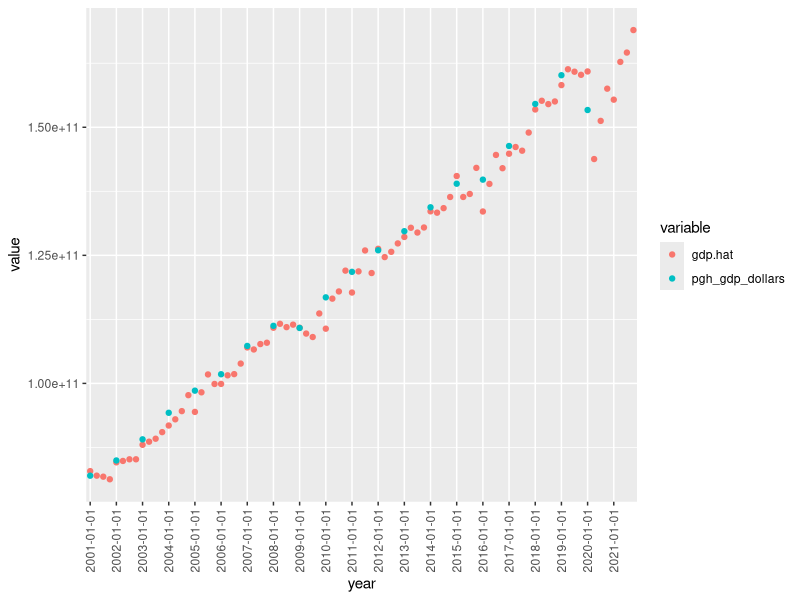
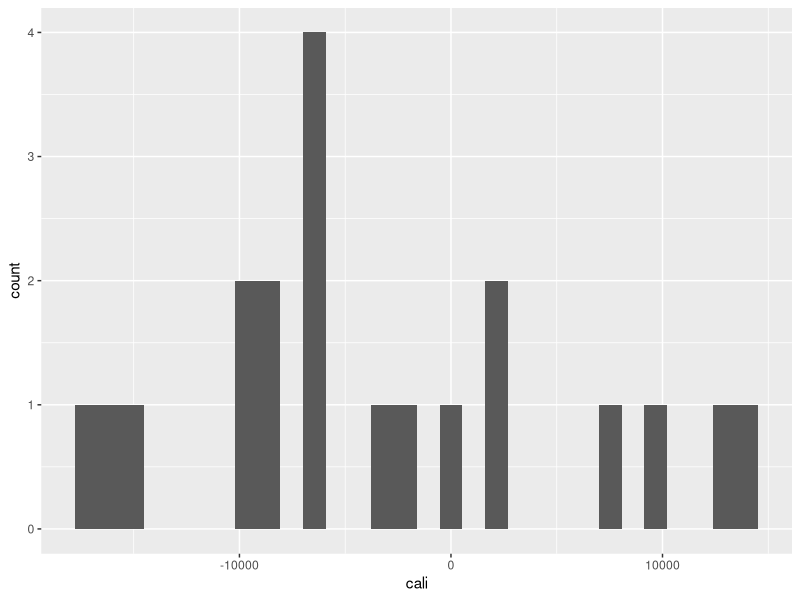
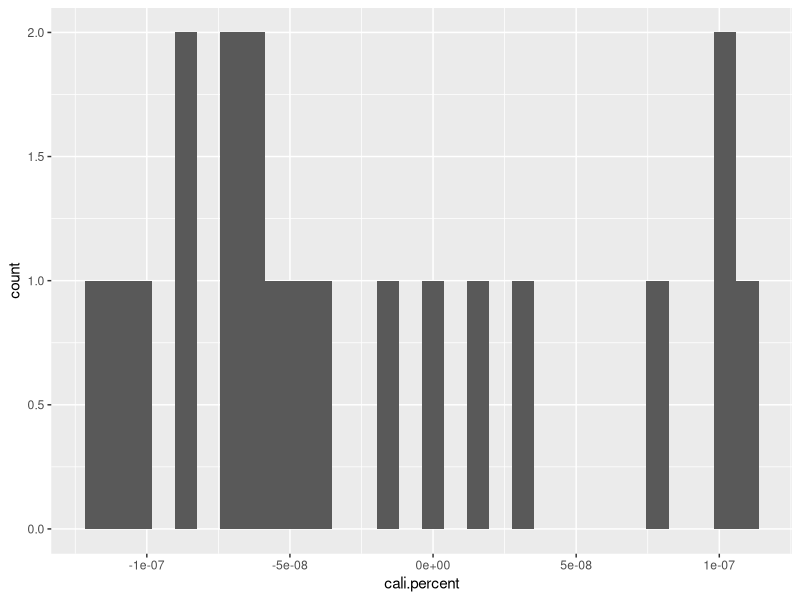
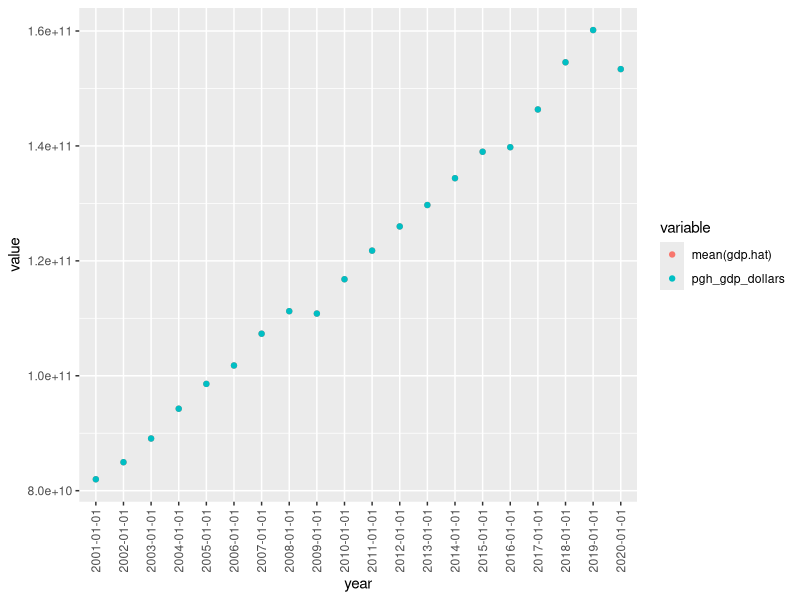
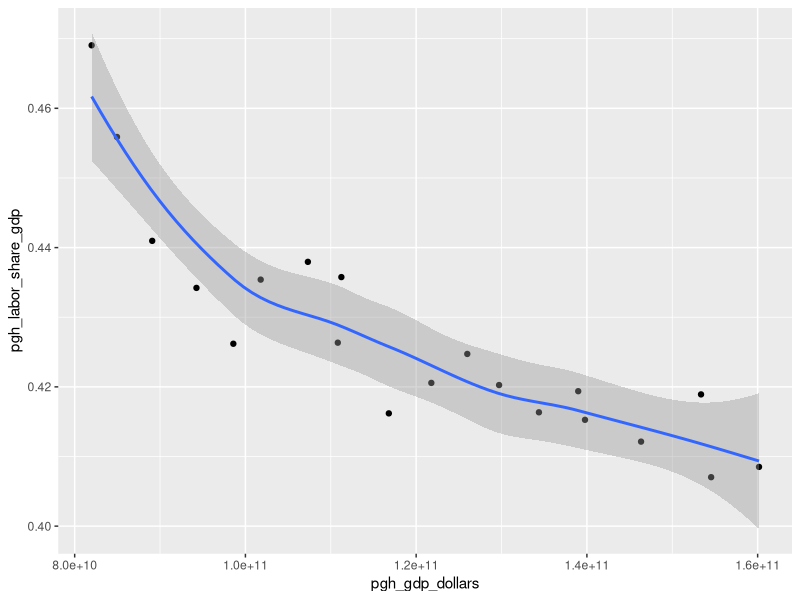
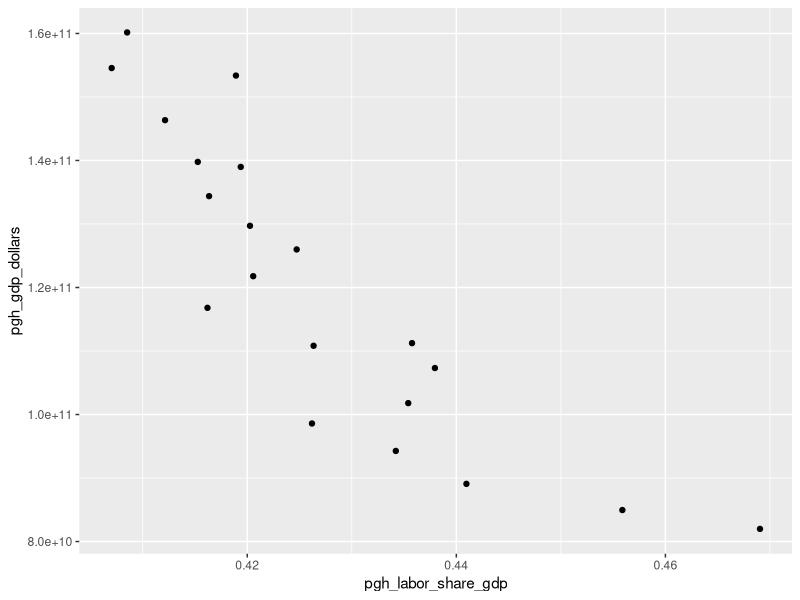

Here is the R script that generated these plots, in order:
## ---- chunk 1
rm(list=ls())
library(tidyverse) 
library(dbplyr) 
library(ggthemes)
library(ggplot2) 

##rm(list=ls())
q.wages <- read.csv("SCAN/quarterly.wages.csv") 
a.wage.data <- read.csv("SCAN/annual.wages.data.csv") 

df <- full_join(q.wages, a.wage.data)
## ---- chunk 2
df$year1 <- substr(df$year, 1, 4)

df$pgh.l.s.g <- df$pgh_labor_share_gdp
df2 <- df %>% 
  fill(pgh.l.s.g)

df2 <- df2 %>% 
  filter(year1 >= 2001 & year < 2022) 
df2$gdp.hat <- ((4 * df2$q_wages_dollars) / (df2$pgh.l.s.g)) 

g <- df2 %>% 
  group_by(year1) %>% 
  summarise(mean(gdp.hat)) 

df3 <- full_join(df2, g)

df3$cali <- df3$pgh_gdp_dollars - df3$`mean(gdp.hat)`

summary(df3$cali)

# make a difference/total real gdp for percent difference 

df3$cali.percent <- df3$cali / df3$pgh_gdp_dollars
## ---- chunk 3
# output calibration values in dollars 
df3$cali.percent.subset <- ifelse(is.na(df3$cali.percent), 0, 1)
df3.y <- df3 %>% 
  filter(cali.percent.subset == 1)

df3.y$cali

a <- df3.y$year1
a
# inputs
gdp.comp.graph <- df3 %>% 
  select("year", "gdp.hat", "pgh_gdp_dollars") %>% 
  gather(key = "variable", value = "value", -year)
gdp.comp.graph$year <- as.character.Date(gdp.comp.graph$year)

gdp.comp.graph$year1 <- substr(gdp.comp.graph$year, 1, 4)

p2 <- ggplot(data = gdp.comp.graph, mapping = aes(x = year, y = value)) 
p2 + geom_point(aes(color = variable)) + 
  scale_x_discrete(breaks = gdp.comp.graph$year[c(T,F,F,F)]) + 
  theme(axis.text.x=element_text(angle=90,hjust=1,vjust=0.5))
## ---- chunk 4
# graph calibration values 
p <- ggplot(data = df3, mapping = aes(x = cali))
p + geom_histogram()

p.p <- ggplot(data = df3, mapping = aes(x = cali.percent))
p.p + geom_histogram() 
summary(df3$cali)
summary(df3$cali.percent)
## ---- chunk 5
## make a percent change in labor share of gdp 
df3.y$labor_share_percentchange <- (((lag(df3.y$pgh_labor_share_gdp) - df3.y$pgh_labor_share_gdp) / lag(df3.y$pgh_labor_share_gdp))  * 100)

summary(df3.y$labor_share_percentchange)
## ---- chunk 6
gdp.graph <- df3.y %>%  
  select("year", "mean(gdp.hat)", "pgh_gdp_dollars") %>% 
  gather(key = "variable", value = "value", -year)

p.g <- ggplot(data = gdp.graph, mapping = aes(x = year, y = value)) 
p.g + geom_point(aes(color = variable)) + 
  theme(axis.text.x=element_text(angle=90,hjust=1,vjust=0.5))
## ---- chunk 7
p <- ggplot(data = df, mapping = aes(x = pgh_gdp_dollars, y = pgh_labor_share_gdp))
p + geom_point() + geom_smooth()

p1 <- ggplot(data = df, mapping = aes(x = pgh_labor_share_gdp, y = pgh_gdp_dollars))
p1 + geom_point() 
## ---- chunk 8
df$gdp_millions <- df$pgh_gdp_dollars * 1000000
fit <- lm(data = df, pgh_gdp_dollars ~ I(1/pgh_labor_share_gdp))
summary(fit) 

fit2 <- lm(data = df, gdp_millions ~ I(1/pgh_labor_share_gdp))
summary(fit2)

fit1 <- lm(data = df, I(1/pgh_labor_share_gdp) ~ pgh_gdp_dollars) 
summary(fit1)
## ---- chunk 9
annual.us <- read.csv("SCAN/Annual.csv") 
q.us <- read.csv("SCAN/Quarterly.csv") 
## clean annual data 

annual.us$labor_share <- annual.us$GDP_BA06RC1A027NBEA
annual.us$year <- substr(annual.us$DATE, 1, 4)
annual.us$gdp_yearly <- annual.us$GDP
annual.us1 <- annual.us  %>% 
  filter(year >= 1983 & year <2021) %>% 
  select("year", "DATE", "labor_share", "gdp_yearly") 

# join annual and quarterly us data 
df.us <- full_join(annual.us1, q.us)
## ---- chunk 10
# gdp it nominal because it had to be in order to get quarterly gdp estimates from yearly gdp using labor share of gdp 
df3$DATE <- df3$year
df3$pghngdp <- df3$gdp.hat
df.output <- df3 %>% 
  select("DATE", "pghngdp")
 
write.csv(df.output, "C:\\Users\\brobs\\Documents\\EstimatedPGHgdp.csv")
